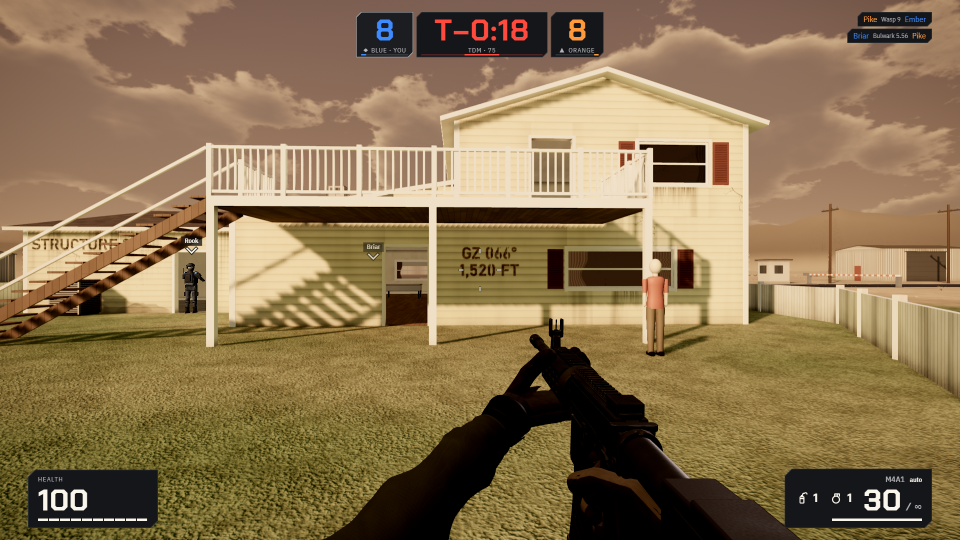
#> input picture .scratch/next-level/last-light/before/spawn-t12.png, 1920 x 1080 px (shown at 1/2 size)
$ python patches.py before/spawn-t12.png
#> lines starting #> are read from the running program, lines starting #| are printed output that depends on the picture
# The gun at the hip in look.mjs's frames (1920x1080): mean sRGB brightness of fixed patches on it (the boxes of
# ../gun-shade/patches.py), and the share of the gun's box that is crushed to black (every channel under 6 of 255).
import sys
from PIL import Image
P = {'rail': (1185, 760, 1235, 800), 'side': (1150, 830, 1220, 880), 'guard': (1110, 700, 1150, 740), 'mag': (1330, 960, 1440, 1040)}
GUN = (1050, 640, 1450, 1080)
for f in sys.argv[1:]:
    rgb = Image.open(f).convert('RGB')
#> rgb is the input picture: PIL image 1920x1080 RGB; mean R, G, B 137.9, 114.9, 80.1
    im = rgb.convert('L')
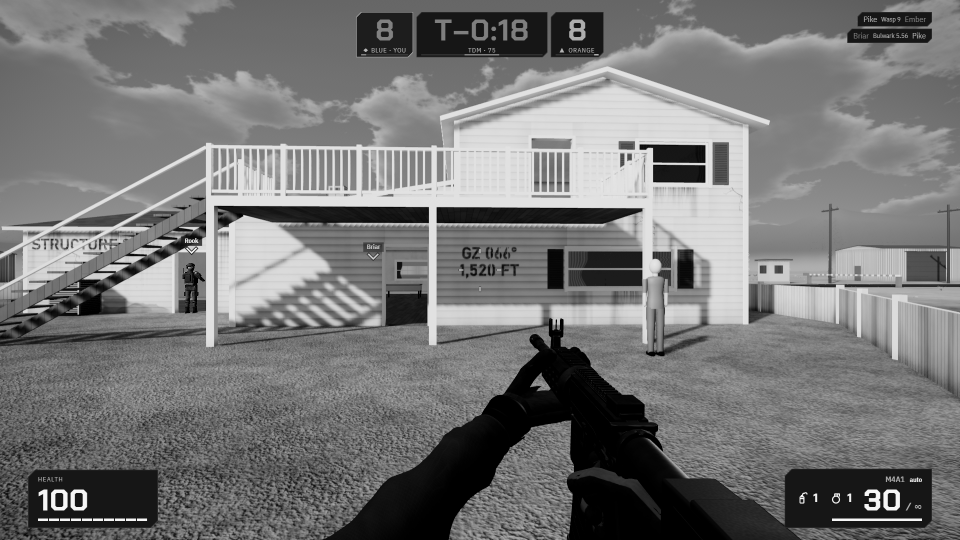
#> im: PIL image 1920x1080 L (shown at 1/2 size); min 0, max 255, mean 117.8
    out = {k: round(sum(im.crop(b).getdata()) / ((b[2] - b[0]) * (b[3] - b[1])), 1) for k, b in P.items()}
#> out = {'rail': 23.9, 'side': 0.6, 'guard': 4.1, 'mag': 17.4}
    px = list(rgb.crop(GUN).getdata())
#> px = 176000 items
    out['black%'] = round(100 * sum(1 for p in px if max(p) < 6) / len(px), 1)
    print(f, out)
#| before/spawn-t12.png {'rail': 23.9, 'side': 0.6, 'guard': 4.1, 'mag': 17.4, 'black%': 31.4}
